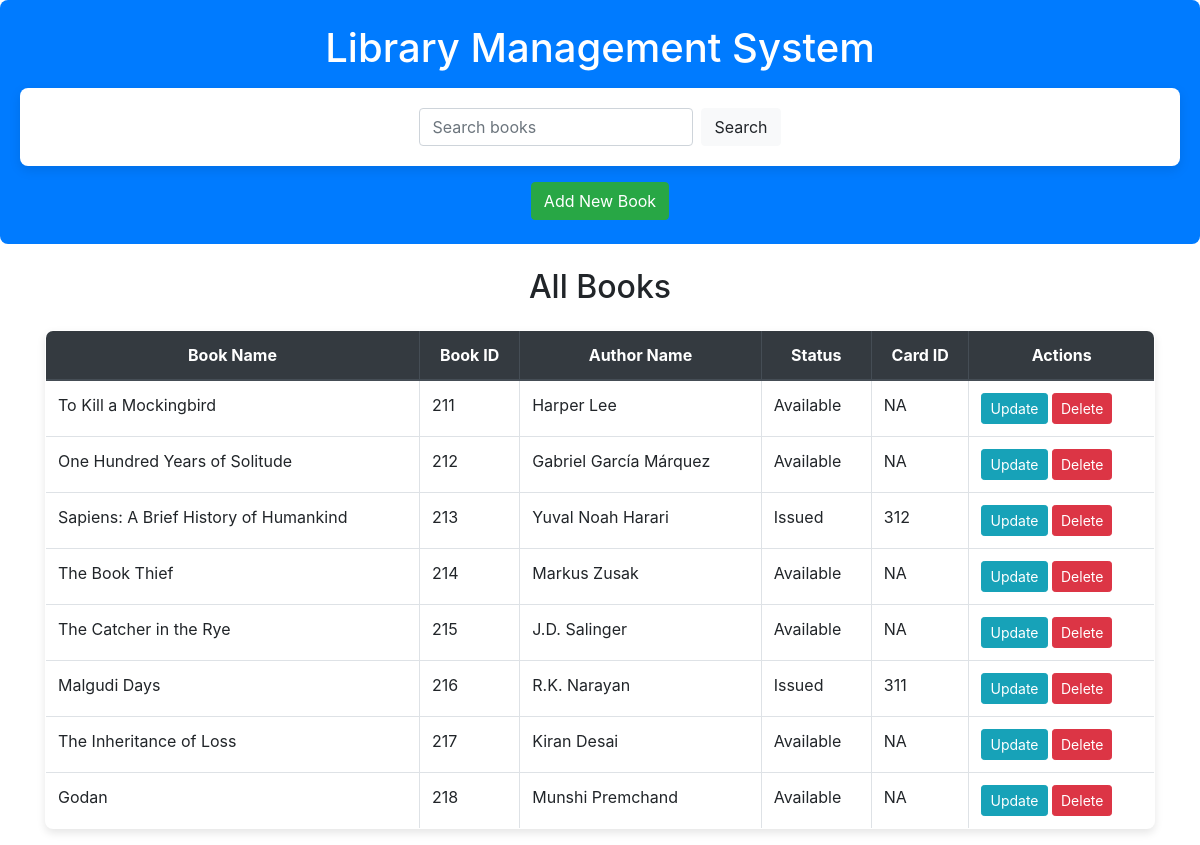
The page / on the database its author committed.
### library/models.py (models this page shows, shortened)
class Library(models.Model):
    book_name = models.CharField(max_length=255)
    book_id = models.CharField(max_length=100, unique=True)
    author_name = models.CharField(max_length=255)
    STATUS_CHOICES = [('Available', 'Available'), ('Issued', 'Issued')]
    book_status = models.CharField(max_length=10, choices=STATUS_CHOICES, default='Available')
    card_id = models.CharField(max_length=100, blank=True, null=True)

### library/views.py (the view)
# urls.py: path('', views.home, name='home'),
def home(request):
    books = Library.objects.all()
    return render(request, 'library/home.html', {'books': books})

### library/templates/library/home.html (shortened to what this page needs)
{% load static %}
<!DOCTYPE html>
<html lang="en">
<head>
    <link rel="stylesheet" href="{% static 'library/style.css' %}">
    <link rel="stylesheet" href="https://stackpath.bootstrapcdn.com/bootstrap/4.5.2/css/bootstrap.min.css">
</head>
<body>
    <header class="bg-primary text-white text-center py-4 mb-4">
        <h1>Library Management System</h1>
        <form action="{% url 'search_books' %}" method="get" class="form-inline justify-content-center mt-3">
            <input type="text" name="q" placeholder="Search books" class="form-control mr-2" required>
            <button type="submit" class="btn btn-light">Search</button>
        </form>
        <a href="{% url 'add_book' %}" class="btn btn-success mt-3">Add New Book</a>
    </header>
    <div class="container">
        <div class="book-list">
            <h2 class="text-center mb-4">All Books</h2>
            <table class="table table-bordered table-hover">
                <thead class="thead-dark">
                    <tr>
                        <th>Book Name</th>
                        <th>Book ID</th>
                        <th>Author Name</th>
                        <th>Status</th>
                        <th>Card ID</th>
                        <th>Actions</th>
                    </tr>
                </thead>
                <tbody>
                    {% for book in books %}
                    <tr>
                        <td>{{ book.book_name }}</td>
                        <td>{{ book.book_id }}</td>
                        <td>{{ book.author_name }}</td>
                        <td>{{ book.book_status }}</td>
                        <td>{{ book.card_id }}</td>
                        <td>
                            <a href="{% url 'update_book' book.book_id %}" class="btn btn-info btn-sm">Update</a>
                            <a href="{% url 'remove_book' book.book_id %}" onclick="return confirm('Are you sure?')" class="btn btn-danger btn-sm">Delete</a>
                        </td>
                    </tr>
                    {% endfor %}
                </tbody>
            </table>
        </div>
    </div>
</body>
</html>

### library/static/library/style.css (style rules this page uses)
body { font-family: 'Segoe UI', Tahoma, Geneva, Verdana, sans-serif; background-color: #f7f9fc; }
header { background-color: #007bff; color: white; padding: 20px; text-align: center; border-radius: 8px; margin-bottom: 20px; }
form { background-color: white; padding: 20px; border-radius: 8px; box-shadow: 0 4px 12px rgba(0, 0, 0, 0.1); }
input, select { margin: 10px 0; padding: 10px; border-radius: 4px; border: 1px solid #ccc; width: 100%; }
button, .btn { font-weight: bold; padding: 10px 20px; border-radius: 4px; transition: background-color 0.3s ease; }
table { background-color: white; border-radius: 8px; box-shadow: 0 4px 8px rgba(0, 0, 0, 0.1); overflow: hidden; }
table th, table td { padding: 15px; border: 1px solid #ddd; }
thead th { background-color: #007bff; color: white; text-align: center; }

### rows shown on the page
Library: book_name "To Kill a Mockingbird", book_id "211", author_name "Harper Lee", book_status "Available", card_id "NA"
Library: book_name "One Hundred Years of Solitude", book_id "212", author_name "Gabriel García Márquez", book_status "Available", card_id "NA"
Library: book_name "Sapiens: A Brief History of Humankind", book_id "213", author_name "Yuval Noah Harari", book_status "Issued", card_id "312"
Library: book_name "The Book Thief", book_id "214", author_name "Markus Zusak", book_status "Available", card_id "NA"
Library: book_name "The Catcher in the Rye", book_id "215", author_name "J.D. Salinger", book_status "Available", card_id "NA"
Library: book_name "Malgudi Days", book_id "216", author_name "R.K. Narayan", book_status "Issued", card_id "311"
Library: book_name "The Inheritance of Loss", book_id "217", author_name "Kiran Desai", book_status "Available", card_id "NA"
Library: book_name "Godan", book_id "218", author_name "Munshi Premchand", book_status "Available", card_id "NA"
